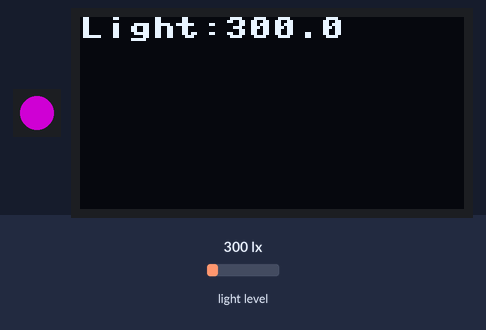
This program was run on a simulated Raspberry Pi Pico running MicroPython. Shown: 1 RGB LEDs in strip order, left to right, 128×64 one-colour display. Inputs (shaded band) come from the test bench; at power-on: light level 300 lx. Dim RGB values are drawn brighter than linear; library files of the repository ran but are not shown: bh1750.py, ssd1306.py; what the program prints to the serial console is not drawn.

Above: at 1.4 s.
1.5 s: light level set to 40 lx
At 3.0 s:
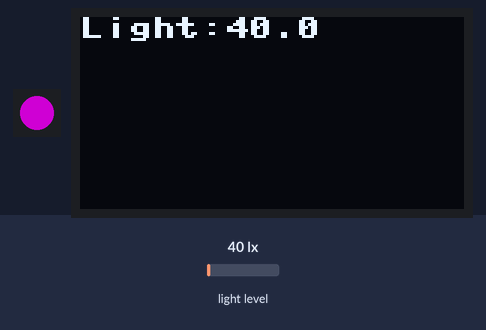
3.4 s: light level set to 500 lx
At 5.2 s:
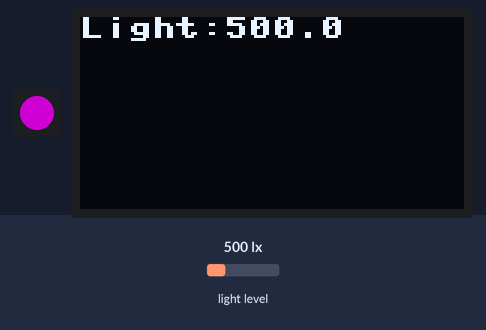
6.2 s: light level set to 1000 lx
At 8.7 s:
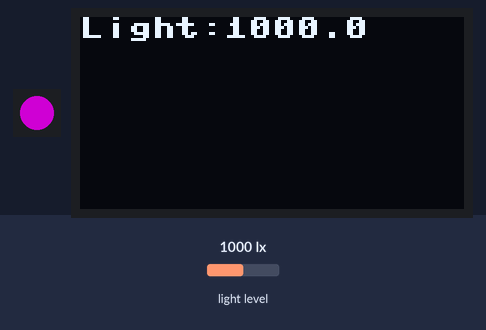
Timing chart, 0 to 10.2 s (numbered marks = the images above; inputs shaded):
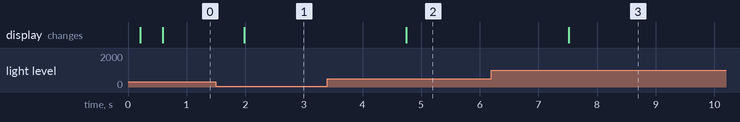

The program:

Light-OLED.py
```python
from machine import Pin, I2C
from utime import sleep
from neopixel import NeoPixel
from bh1750 import BH1750
import ssd1306

# NeoPixel 설정
np0 = NeoPixel(machine.Pin(21), 1)

# NeoPixel 제어 함수
# NeoPixel을 켜는 함수
def np_on():
    for i in range(0, np0.n):
        # Magenta 으로 설정
        np0[i] = (126, 000, 129)
    np0.write()
# NeoPixel을 끄는 함수
def np_off():
    for i in range(0, np0.n):
        np0[i] = (0, 0, 0)
    np0.write()

# I2C 설정
i2c0_sda = Pin(4)
i2c0_scl = Pin(5)
i2c0 = I2C(0, sda=i2c0_sda, scl=i2c0_scl)

# 조도센서 설정
bh1750 = BH1750(0x23, i2c0)

# OLED 설정
oled = ssd1306.SSD1306_I2C(128, 64, i2c0)

# 메인 루프
try:
    while True:
        np_on()
        print(bh1750.measurement)
        oled.fill(0)
        oled.text('Light:' + str(bh1750.measurement), 0, 0)
        oled.show()
        sleep(1)
finally:
    np_off()
    oled.fill(0)
    oled.show()
    print('finish')
```

Measured:
- after the input at 1.5 s, the display: changes after 0.48 s (image 1)
- after the input at 3.4 s, the display: changes after 1.3 s (image 2)
- after the input at 6.2 s, the display: changes after 1.3 s (image 3)
